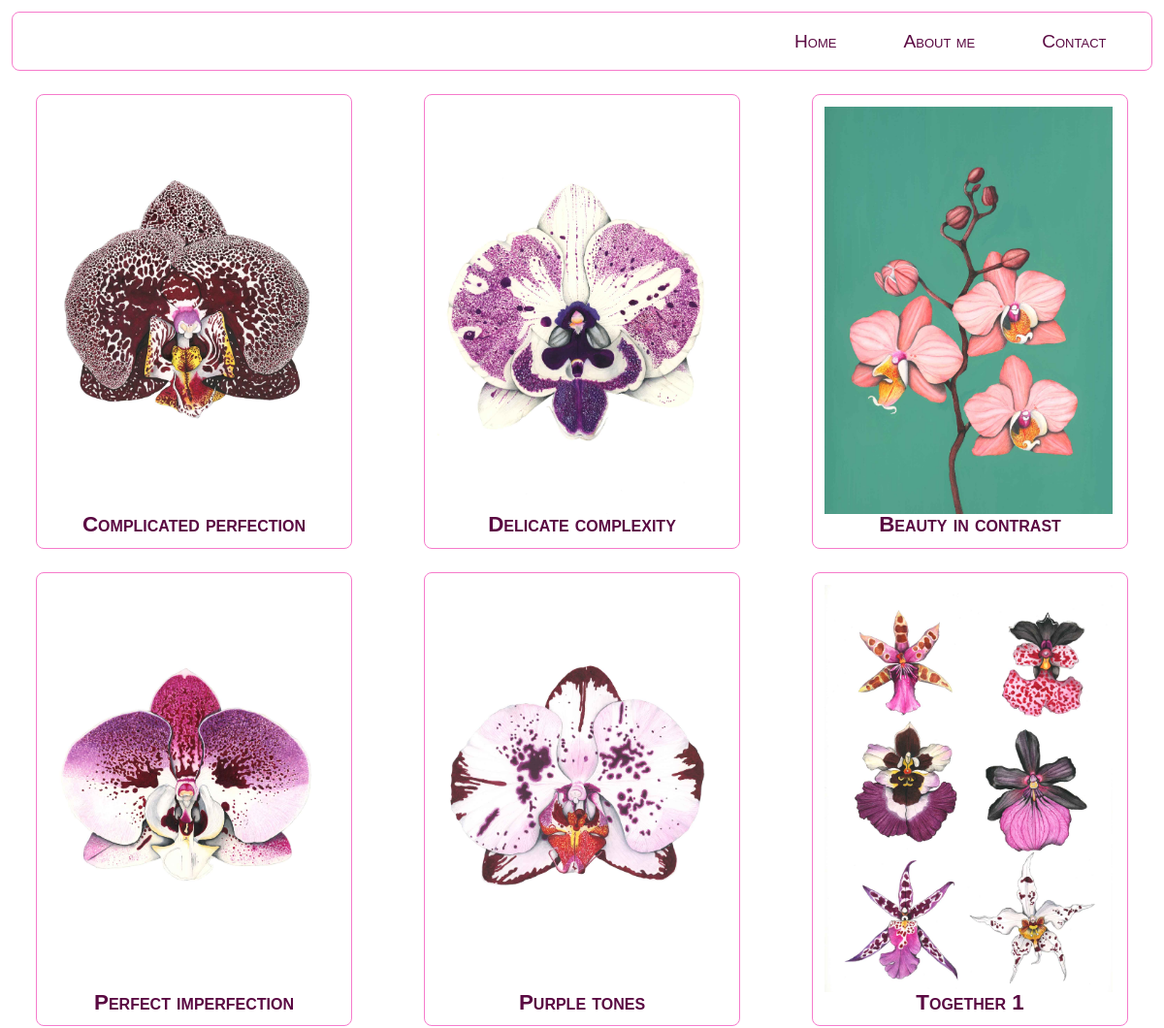
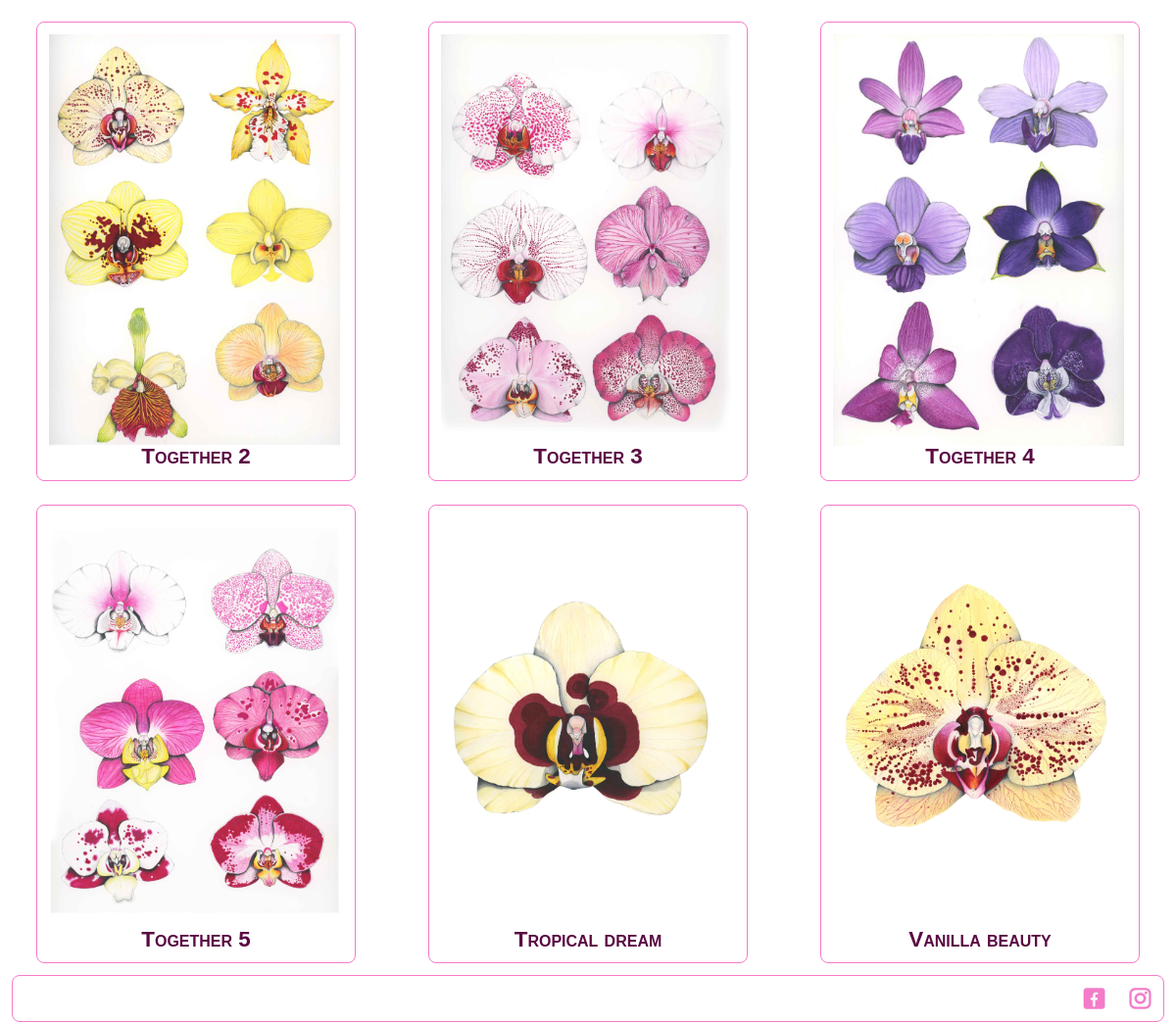
/category/Orchids, run on the app's committed database (2 pictures, top to bottom).
### TeenyTiny/models.py (models this page shows)
class Picturi(models.Model):
    nume_pictura = models.CharField(max_length=100)
    descriere_pictura = models.TextField()
    imagine_pictura = models.ImageField(upload_to='TeenyTiny/images/')
    categorie_pictura = models.ForeignKey(CategoriiPicturi, default='Nealocat', on_delete=models.SET_DEFAULT)
    marime_imagine = models.CharField(max_length=100, default='1654px(latime) X 2339px (inaltime) jpg')
    class Meta:
        verbose_name_plural = 'Picturi'

### TeenyTiny/views.py (the view)
# urls.py: path('category/<str:categorie>', views.category, name='category'),
def category(request, categorie):
    id_categorie_raw = CategoriiPicturi.objects.filter(nume_categorie=categorie).values('id')[0]
    id_categorie = id_categorie_raw['id']
    obiecte = Picturi.objects.filter(categorie_pictura=id_categorie).all()
    return render(request, 'TeenyTiny/category.html', {'handle_obiecte':obiecte, 'handle_categorie':categorie})

### TeenyTiny/templates/TeenyTiny/category.html (shortened to what this page needs)
{% extends 'TeenyTiny/base.html' %}
{% load static %}
{% block navigation %}
<a class="a_nav" href="{% url 'categories' %}">Home</a>
<a class="a_nav" href="{% url 'aboutme' %}">About me</a>
<a class="a_nav" href="{% url 'contact' question=0 %}">Contact</a>
{% endblock %}
{% block body %}
<div id="div_categories">
  {% for obiect in handle_obiecte %}
  <a href="{% url 'pictura' id_pictura=obiect.id %}" class="a_floare_specifica">
    <img src="{{obiect.imagine_pictura.url}}" class="img_floare">
    <p>{{obiect.nume_pictura}}</p>
  </a>
  {% endfor %}
</div>
{% endblock %}

### TeenyTiny/templates/TeenyTiny/base.html (shortened to what this page needs)
  <!DOCTYPE html>
  {% load static %}
  <html lang="en" dir="ltr">
  <head>
    <link rel="stylesheet" href="{% static 'TeenyTiny/css/master.css' %}">
  </head>
  <body>
    <div class="div_main_body">
      <nav>
        {% block navigation %}{% endblock %}
      </nav>
      {% block body %}{% endblock %}
      <footer>
        <a class="a_footer" href="https://www.facebook.com" target="_blank">
          <img class="img_footer" src="{% static 'TeenyTiny/img/FacebookLogo-1.jpg' %}">
        </a>
        <a class="a_footer" href="https://www.instagram.com">
          <img class="img_footer" src="{% static 'TeenyTiny/img/InstagramLogo1.jpg' %}" target="_blank">
        </a>
      </footer>
    </div>
  </body>
  </html>

### TeenyTiny/static/TeenyTiny/css/master.css (style rules this page uses)
html, body, div, span, applet, object, iframe, h1, h2, h3, h4, h5, h6, p, blockquote, pre, a, abbr, acronym, address, big, cite, code, del, dfn, em, img, ins, kbd, q, s, samp, small, strike, strong, sub, sup, tt, var, b, u, i, center, dl, dt, dd, ol, ul, li, fieldset, form, label, legend, table, caption, tbody, tfoot, thead, tr, th, td, article, aside, canvas, details, embed, figure, figcaption, footer, header, hgroup, menu, nav, output, ruby, section, summary, time, mark, audio, video { margin: 0; padding: 0; border: 0; font-size: 100%; font: inherit; vertical-align: baseline; }
article, aside, details, figcaption, figure, footer, header, hgroup, menu, nav, section { display: block; }
body { line-height: 1; }
body { font-family: sans-serif; font-variant: small-caps; }
p { color: #5a0942 }
.div_main_body { display: flex; flex-direction: column; justify-content: space-between; min-height: 99vh; }
nav { display: flex; justify-content: space-between; border: solid 0.5px #f67bcb; margin: 1%; padding: 1%; border-radius: 8px; }
.a_nav { color: #5a0942; margin: 0.5%; padding: 0.5%; transition: ease 0.5s; text-decoration: none; font-size: 70%; font-weight: bold; }
#div_categories { flex-direction: column; display: flex; justify-content: space-around; text-align: center; flex-wrap: wrap; }
.a_floare_specifica { max-width: 75%; margin: 1%; padding: 1%; text-decoration: none; font-weight: bold; font-size: 100%; color: #5a0942; transition: ease 0.7s; border: solid 0.5px #f67bcb; border-radius: 8px; margin: 1% auto; }
.img_floare { width: 99%; transition: ease 1s; }
footer { display: flex; border: solid 0.5px #f67bcb; border-radius: 8px; justify-content: flex-end; margin-left: 1%; margin-right: 1%; }
.a_footer { display:flex; justify-content: center; width: 7%; margin:1%; }
.img_footer { width: 99%; }
@media screen and (min-width:481px) { nav { justify-content: flex-end; } }
@media screen and (min-width:481px) { .a_nav { font-size: 100%; font-weight: normal; margin-left: 1.5%; margin-right: 1.5%; padding-left: 1.5%; padding-right: 1.5%; } }
@media screen and (min-width:481px) { #div_categories { flex-direction: row; } }
@media screen and (min-width:481px) { .a_floare_specifica { max-width: 45%; font-size: 100%; display: flex; flex-direction: column; justify-content: space-between; } }
@media screen and (min-width:481px) { .a_footer { width: 5%; } }
@media screen and (min-width:769px) { .a_nav { font-size: 120%; font-weight: normal; margin-left: 1.5%; margin-right: 1.5%; padding-left: 1.5%; padding-right: 1.5%; padding-top: 0.2%; padding-bottom: 0.2%; } }
@media screen and (min-width:769px) { .a_floare_specifica { max-width: 25%; font-size: 140%; } }
@media screen and (min-width:769px) { .a_footer { width: 3%; } }
@media screen and (min-width:1000px) { .a_footer { width: 2%; } }

### data on the page
Picturi: imagine_pictura (picture), nume_pictura "Complicated perfection"
Picturi: imagine_pictura (picture), nume_pictura "Delicate complexity"
Picturi: imagine_pictura (picture), nume_pictura "Beauty in contrast"
Picturi: imagine_pictura (picture), nume_pictura "Perfect imperfection"
Picturi: imagine_pictura (picture), nume_pictura "Purple tones"
Picturi: imagine_pictura (picture), nume_pictura "Together 1"
Picturi: imagine_pictura (picture), nume_pictura "Together 2"
Picturi: imagine_pictura (picture), nume_pictura "Together 3"
Picturi: imagine_pictura (picture), nume_pictura "Together 4"
Picturi: imagine_pictura (picture), nume_pictura "Together 5"
Picturi: imagine_pictura (picture), nume_pictura "Tropical dream"
Picturi: imagine_pictura (picture), nume_pictura "Vanilla beauty"
